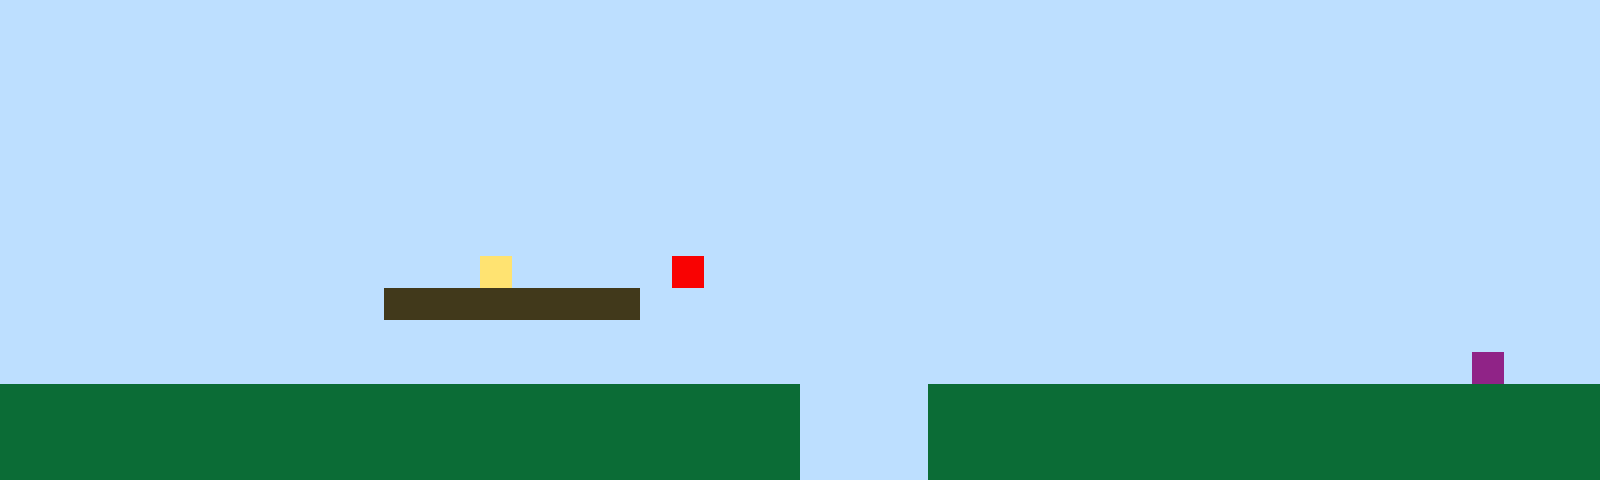

This game map was drawn from its Tiled (.tmx) file and the tilesets committed beside it. A one-line description and the full map source follow:
An orthogonal 50x15 tile map with 32x32 px tiles, 1 tile layer (Tile Layer 1).

<map version="1.10" tiledversion="1.11.2" orientation="orthogonal" renderorder="right-up" width="50" height="15" tilewidth="32" tileheight="32" infinite="0" nextlayerid="2" nextobjectid="1"><editorsettings><export target="map1.csv" format="csv" /></editorsettings><tileset firstgid="1" name="sprites" tilewidth="32" tileheight="32" tilecount="6" columns="3"><image source="sprites.png" width="96" height="64" /></tileset><layer id="1" name="Tile Layer 1" width="50" height="15"><data encoding="csv">1,1,1,1,1,1,1,1,1,1,1,1,1,1,1,1,1,1,1,1,1,1,1,1,1,1,1,1,1,1,1,1,1,1,1,1,1,1,1,1,1,1,1,1,1,1,1,1,1,1,1,1,1,1,1,1,1,1,1,1,1,1,1,1,1,1,1,1,1,1,1,1,1,1,1,1,1,1,1,1,1,1,1,1,1,1,1,1,1,1,1,1,1,1,1,1,1,1,1,1,1,1,1,1,1,1,1,1,1,1,1,1,1,1,1,1,1,1,1,1,1,1,1,1,1,1,1,1,1,1,1,1,1,1,1,1,1,1,1,1,1,1,1,1,1,1,1,1,1,1,1,1,1,1,1,1,1,1,1,1,1,1,1,1,1,1,1,1,1,1,1,1,1,1,1,1,1,1,1,1,1,1,1,1,1,1,1,1,1,1,1,1,1,1,1,1,1,1,1,1,1,1,1,1,1,1,1,1,1,1,1,1,1,1,1,1,1,1,1,1,1,1,1,1,1,1,1,1,1,1,1,1,1,1,1,1,1,1,1,1,1,1,1,1,1,1,1,1,1,1,1,1,1,1,1,1,1,1,1,1,1,1,1,1,1,1,1,1,1,1,1,1,1,1,1,1,1,1,1,1,1,1,1,1,1,1,1,1,1,1,1,1,1,1,1,1,1,1,1,1,1,1,1,1,1,1,1,1,1,1,1,1,1,1,1,1,1,1,1,1,1,1,1,1,1,1,1,1,1,1,1,1,1,1,1,1,1,1,1,1,1,1,1,1,1,1,1,1,1,1,1,1,1,1,1,1,1,1,1,1,1,1,1,1,1,1,1,1,1,1,1,1,1,1,1,1,1,1,1,1,1,1,1,1,1,1,1,1,1,1,1,1,1,1,1,1,1,1,1,1,1,1,1,1,1,1,1,1,1,1,1,1,1,1,1,4,1,1,1,1,1,5,1,1,1,1,1,1,1,1,1,1,1,1,1,1,1,1,1,1,1,1,1,1,1,1,1,1,1,1,1,1,1,1,1,1,1,1,1,1,1,1,3,3,3,3,3,3,3,3,1,1,1,1,1,1,1,1,1,1,1,1,1,1,1,1,1,1,1,1,1,1,1,1,1,1,1,1,1,1,1,1,1,1,1,1,1,1,1,1,1,1,1,1,1,1,1,1,1,1,1,1,1,1,1,1,1,1,1,1,1,1,1,1,1,1,1,1,1,1,1,1,1,1,1,1,1,1,1,1,1,1,1,1,1,1,1,1,1,1,1,1,1,1,1,1,1,1,1,1,1,1,1,1,1,1,1,1,1,1,1,1,1,1,1,1,1,1,1,1,1,1,1,1,1,1,6,1,1,1,2,2,2,2,2,2,2,2,2,2,2,2,2,2,2,2,2,2,2,2,2,2,2,2,2,1,1,1,1,2,2,2,2,2,2,2,2,2,2,2,2,2,2,2,2,2,2,2,2,2,2,2,2,2,2,2,2,2,2,2,2,2,2,2,2,2,2,2,2,2,2,2,2,2,2,1,1,1,1,2,2,2,2,2,2,2,2,2,2,2,2,2,2,2,2,2,2,2,2,2,2,2,2,2,2,2,2,2,2,2,2,2,2,2,2,2,2,2,2,2,2,2,2,2,2,1,1,1,1,2,2,2,2,2,2,2,2,2,2,2,2,2,2,2,2,2,2,2,2,2</data></layer></map>
